Frame 1 (no input): blank canvas, image omitted
Frame 60 (the mouse pressed at the canvas centre just before this capture): blank canvas, image omitted
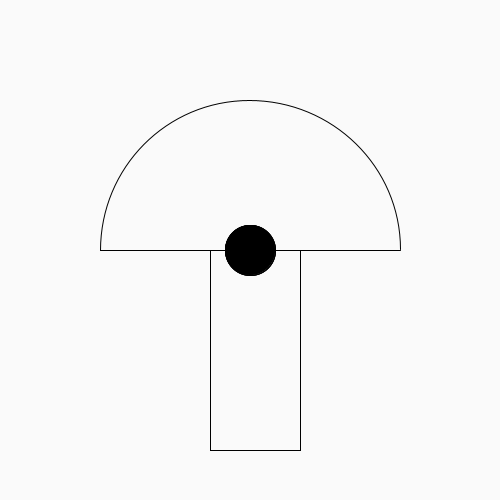
Frame 120 (the mouse held since frame 60 and released just before this capture)

The Processing sketch whose frames 1 and 60 were blank and that drew this single picture after the mouse press (run headless with seeded random() and noise(); from frame 60 on, the mouse is pressed at the canvas centre):

// Processing sketch: processing_59740
// ── processing_59740.pde

void setup(){
size(500,500);


}
void draw(){
  background(mouseX,mouseX,mouseY);
  fill(mouseX,mouseY,mouseX,200);
  arc(250,250,300, 300, PI,TWO_PI);
  
  rect(210,250,90,200);
   
  line(100,250,400, 250);
  fill(mouseY,mouseY,mouseY);
  ellipse(mouseY,mouseY,50,50);
  fill(mouseX-pmouseX,mouseY);
  ellipse(mouseX,mouseX, 50,50);
  fill(mouseX-pmouseY,mouseY);
  ellipse(mouseY,mouseX, 50,50);

/*fill(mouseX,mouseY,mouseX,200);
stroke(mouseY-pmouseY);
strokeWeight(abs(mouseX-pmouseX));
ellipse(mouseX,mouseY, 50,50);*/
}

void mousePressed(){
  fill(mouseX,mouseY,206);
  ellipse(mouseX,mouseY,100,100);
}
